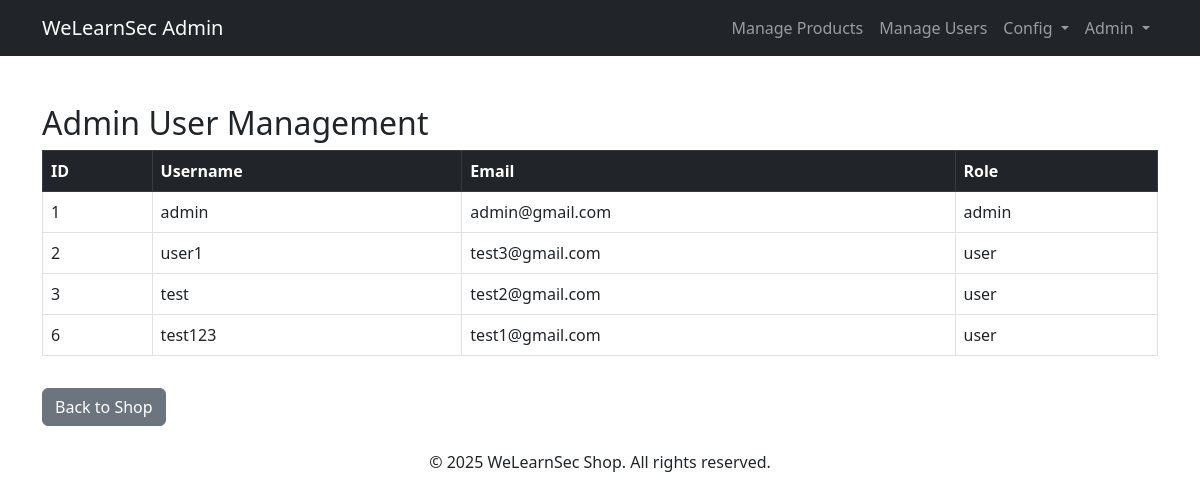
Screenshot of /admin/admin-users.php (signed in) with the database file from the repository.
### tables this page shows
CREATE TABLE `users` (
  `id` int(11) NOT NULL,
  `username` varchar(50) NOT NULL,
  `email` varchar(255) DEFAULT NULL,
  `password` varchar(255) NOT NULL,
  `role` enum('user','admin') DEFAULT 'user',
  `reset_token` varchar(255) DEFAULT NULL,
  `reset_token_expiry` datetime DEFAULT NULL
);

### admin/admin-users.php (the view, shortened to what this page needs)
<?php
require_once '../includes/config.php';
$sql = "SELECT * FROM users";
$res = $conn->query($sql);
?>
<!DOCTYPE html>
<html lang="en">
<head>
  <link href="https://cdn.jsdelivr.net/npm/bootstrap@5.3.0/dist/css/bootstrap.min.css" rel="stylesheet">
</head>
<body>
  <?php require_once "../includes/admin_navbar.php";?>
  <div class="container mt-5">
    <h2>Admin User Management</h2>
    <div class="table-responsive">
      <table class="table table-bordered">
        <thead class="table-dark">
          <tr>
            <th>ID</th>
            <th>Username</th>
            <th>Email</th>
            <th>Role</th>
          </tr>
        </thead>
        <tbody>
          <?php while($row = $res->fetch_assoc()): ?>
          <tr>
            <td><?=htmlspecialchars($row['id'])?></td>
            <td><?=htmlspecialchars($row['username'])?></td>
            <td><?=htmlspecialchars($row['email'])?></td>
            <td><?=htmlspecialchars($row['role'])?></td>
          </tr>
          <?php endwhile; ?>
        </tbody>
      </table>
    </div>
    <a href="../index.php" class="btn btn-secondary mt-3">Back to Shop</a>
  </div>
  <footer class="text-center mt-4">
    <div class="container">
      <p>&copy; <?=date('Y')?> WeLearnSec Shop. All rights reserved.</p>
    </div>
  </footer>
</body>
</html>

### rows the page displays
users: id "1", username "admin", email "admin@gmail.com", role "admin"
users: id "2", username "user1", email "test3@gmail.com", role "user"
users: id "3", username "test", email "test2@gmail.com", role "user"
users: id "6", username "test123", email "test1@gmail.com", role "user"
